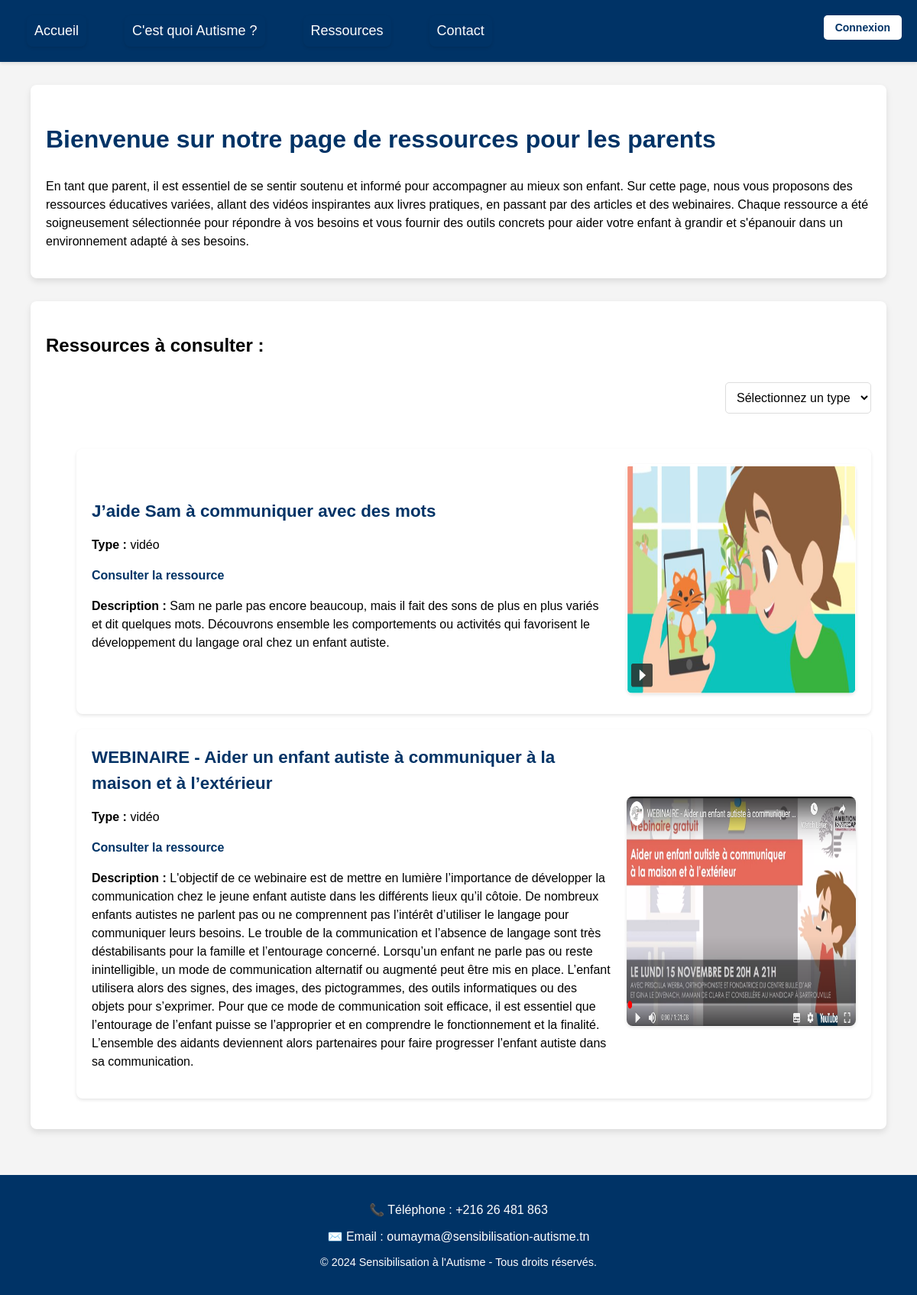
Page /ressources.php?type=vidéo on the committed database.
### ressources.php (the view, shortened to what this page needs)
<?php
include_once("connect.php");
$type_filtre = isset($_GET['type']) ? $_GET['type'] : '';
$query = "SELECT * FROM ressources_à_consulter";
if ($type_filtre) {
    $query .= " WHERE type = '$type_filtre'";
}
$result = $conn->query($query);
$ressources = $result->fetch_all(MYSQLI_ASSOC);
?>
<!DOCTYPE html>
<html lang="fr">
<head>
    <link rel="stylesheet" href="style.css">
</head>
<body>
<header>
    <nav class="navbar">
        <ul class="navbar-list">
            <li><a href="homepage.php">Accueil</a></li>
            <li><a href="sensibilisation.php">C'est quoi Autisme ?</a></li>
            <li><a href="#">Ressources</a></li>
            <li><a href="contact_spécialistes.php">Contact</a></li>
        </ul>
        <div class="user-info">
            <?php
            if (isset($_SESSION['email'])) {
                $email = $_SESSION['email'];
                $query = mysqli_query($conn, "SELECT firstName, lastName FROM users WHERE email='$email'");
                $row = mysqli_fetch_array($query);
                echo '<p class="welcome-message">Hello ' . $row['firstName'] . ' ' . $row['lastName'] . ' :)</p>';
                echo '<a href="logout.php" class="logout-button">Déconnexion</a>';
            } else {
                echo '<a href="index.php" class="login-button">Connexion</a>';
            }
            ?>
        </div>
    </nav>
</header>
<main>
    <section>
        <h1>Bienvenue sur notre page de ressources pour les parents</h1>
        <p>En tant que parent, il est essentiel de se sentir soutenu et informé pour accompagner au mieux son enfant. Sur cette page, nous vous proposons des ressources éducatives variées, allant des vidéos inspirantes aux livres pratiques, en passant par des articles et des webinaires. Chaque ressource a été soigneusement sélectionnée pour répondre à vos besoins et vous fournir des outils concrets pour aider votre enfant à grandir et s'épanouir dans un environnement adapté à ses besoins.</p>
    </section>
    <section>
    <h2>Ressources à consulter :</h2>
        <div class="select-container">
            <form method="GET" action="">
                <select name="type" onchange="this.form.submit()">
                    <option value="">Sélectionnez un type</option>
                </select>
            </form>
        </div>
        <ul class="resource-list">
            <?php foreach ($ressources as $ressource): ?>
                <li>
                    <div>
                        <div class="resource-title"><?= htmlspecialchars($ressource['titre']) ?></div>
                        <p><strong>Type :</strong> <?= htmlspecialchars($ressource['type']) ?></p>
                        <p><a href="<?= htmlspecialchars($ressource['url']) ?>" class="resource-link" target="_blank">Consulter la ressource</a></p>
                        <p><strong>Description :</strong> <?= htmlspecialchars($ressource['description']) ?></p>
                    </div>
                    <a href="<?= htmlspecialchars($ressource['url']) ?>" target="_blank">
                        <img src="<?= htmlspecialchars($ressource['image_url']) ?>" alt="Image de la ressource">
                    </a>
                </li>
            <?php endforeach; ?>
        </ul>
    </section>
</main>
<footer>
        <div class="footer-content">
            <p>📞 Téléphone : +216 26 481 863</p>
            <p>✉️ Email : oumayma@sensibilisation-autisme.tn</p>
        </div>
        <div class="footer-bottom">
            <p>© 2024 Sensibilisation à l'Autisme - Tous droits réservés.</p>
        </div>
    </footer>
</body>
</html>

### style.css (style rules this page uses)
body { font-family: Arial, sans-serif; margin: 0; padding: 0; background-color: #f4f4f4; }
header { background-color: #003366; padding: 10px; }
nav { display: flex; justify-content: space-between; align-items: center; }
nav ul { list-style: none; margin: 0; padding: 0; display: flex; }
nav ul li { margin: 0 15px; }
nav ul li a { color: white; text-decoration: none; font-size: 18px; transition: color 0.3s; }
.user-info { display: flex; align-items: center; justify-content: flex-end; gap: 20px; }
body > *:not(.hero) { padding-left: 20px; padding-right: 20px; }
footer { background-color: #003366; color: white; padding: 20px 0; text-align: center; }
footer .footer-content { margin-bottom: 10px; }
footer .footer-bottom p { font-size: 0.9em; }

### ressources.php (style rules this page uses)
body { font-family: Arial, sans-serif; margin: 0; padding: 0; background-color: #f4f4f4; }
h1 { color: #003366; font-size: 32px; text-align: left; }
.navbar-list li { background: none; padding: 0; }
.navbar-list li a { color: white; text-decoration: none; font-size: 18px; padding: 10px 10px; border-radius: 0; background: none; }
header { display: flex; justify-content: space-between; align-items: center; padding: 20px 20px; background-color: #003366; box-shadow: 0 2px 4px rgba(0, 0, 0, 0.1); position: relative; }
.navbar-list { display: flex; gap: 20px; list-style: none; margin: 0; padding: 0; }
.user-info { display: flex; align-items: center; gap: 10px; position: absolute; top: 20px; right: 20px; }
.login-button { background-color: white; color: #003366; padding: 8px 15px; text-decoration: none; font-weight: bold; border-radius: 5px; font-size: 14px; transition: background-color 0.3s ease; }
main { padding: 30px; max-width: 1200px; margin: 0 auto; }
section { background-color: white; padding: 20px; margin-bottom: 30px; border-radius: 8px; box-shadow: 0 4px 8px rgba(0, 0, 0, 0.1); margin-left: 20px; margin-right: 20px; line-height: 1.5; }
.select-container { display: flex; justify-content: flex-end; margin-bottom: 5px; }
select { padding: 10px; font-size: 1rem; margin-bottom: 30px; border-radius: 5px; border: 1px solid #ddd; background-color: #fff; cursor: pointer; width: 100%; max-width: 300px; display: block; margin-top: 10px; }
ul li { background-color: #fff; padding: 20px; margin-bottom: 20px; border-radius: 8px; box-shadow: 0 2px 4px rgba(0, 0, 0, 0.1); display: flex; align-items: center; transition: transform 0.3s ease, box-shadow 0.3s ease; }
.resource-title { font-size: 1.4em; font-weight: bold; color: #003366; margin-bottom: 10px; }
.resource-link { color: #003366; text-decoration: none; font-weight: bold; }
ul li img { width: 300px; height: 300px; margin-left: 20px; border-radius: 8px; box-shadow: 0 2px 4px rgba(0, 0, 0, 0.1); transition: transform 0.3s ease, box-shadow 0.3s ease; }
footer { background-color: #003366; color: white; padding: 20px 0; text-align: center; }
footer .footer-content { margin-bottom: 10px; }
footer .footer-bottom p { font-size: 0.9em; }

### rows in the picture
ressources_à_consulter: titre "J’aide Sam à communiquer avec des mots", type "vidéo", description "Sam ne parle pas encore beaucoup, mais il fait des sons de plus en plus variés et dit quelques mots. Découvrons ensemble les comportements ou activités qui favorisent le développement du langage oral chez un enfant autiste.", image_url (picture)
ressources_à_consulter: titre "WEBINAIRE - Aider un enfant autiste à communiquer à la maison et à l’extérieur", type "vidéo", description "L'objectif de ce webinaire est de mettre en lumière l’importance de développer la communication chez le jeune enfant autiste dans les différents lieux qu’il côtoie. De nombreux enfants autistes ne parlent pas ou ne comprennent pas l’intérêt d’utiliser le langage pour communiquer leurs besoins. Le trouble de la communication et l’absence de langage sont très déstabilisants pour la famille et l’entourage concerné. Lorsqu’un enfant ne parle pas ou reste inintelligible, un mode de communication alternatif ou augmenté peut être mis en place. L’enfant utilisera alors des signes, des images, des pictogrammes, des outils informatiques ou des objets pour s’exprimer. Pour que ce mode de communication…", image_url (picture)
